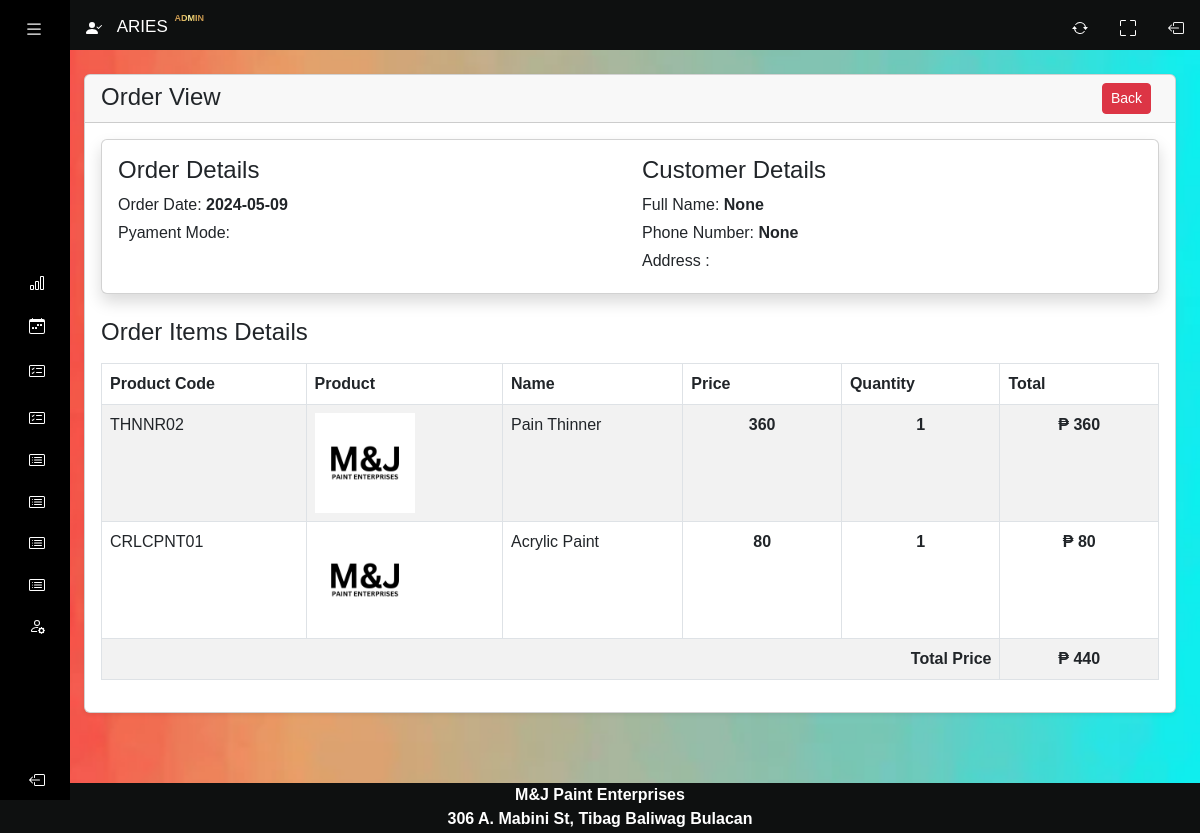
Screenshot of /system/orders-view.php?track=17873 (signed in) with the database file from the repository.
### tables this page shows
CREATE TABLE `orders` (
  `id` int(11) NOT NULL,
  `customer_id` int(11) NOT NULL,
  `tracking_no` varchar(100) NOT NULL,
  `invoice_no` varchar(100) NOT NULL,
  `total_amount` varchar(100) NOT NULL,
  `order_date` date NOT NULL,
  `orders_status` varchar(100) DEFAULT NULL,
  `payment_mode` varchar(100) NOT NULL COMMENT 'cash, online',
  `order_placed_by_id` int(11) NOT NULL
);

CREATE TABLE `customers` (
  `id` int(11) NOT NULL,
  `name` varchar(255) NOT NULL,
  `email` varchar(255) DEFAULT NULL,
  `phone` varchar(30) DEFAULT NULL,
  `created_at` date NOT NULL DEFAULT current_timestamp()
);

CREATE TABLE `order_items` (
  `id` int(11) NOT NULL,
  `order_id` int(11) NOT NULL,
  `product_id` int(11) NOT NULL,
  `price` varchar(100) NOT NULL,
  `quantity` int(100) NOT NULL,
  `item_date` date NOT NULL DEFAULT current_timestamp()
);

CREATE TABLE `products` (
  `id` int(11) NOT NULL,
  `product_code` varchar(50) DEFAULT NULL,
  `category_id` int(11) NOT NULL,
  `name` varchar(255) NOT NULL,
  `description` mediumtext DEFAULT NULL,
  `price` int(11) NOT NULL,
  `quantity` int(11) NOT NULL,
  `image` varchar(255) NOT NULL,
  `created_at` date NOT NULL DEFAULT current_timestamp(),
  `size` varchar(255) NOT NULL,
  `numeric_size` varchar(255) NOT NULL,
  `volume` varchar(255) NOT NULL,
  `grit_size` varchar(255) NOT NULL,
  `type` varchar(255) NOT NULL,
  `color` varchar(255) NOT NULL
);

### system/config/function.php (called while the page is built, shortened)
<?php
require 'connection.php';
function validate($inputData){
    global $conn;
    $validatedData = mysqli_real_escape_string($conn, $inputData);
    $data = trim($validatedData);
    return htmlspecialchars($data);
}
?>

### system/orders-view.php (the view, shortened to what this page needs)
<?php include('includes/header.php'); ?>
<div class="container-fluid px-4 main-cards" >
  <div class="card mt-4 shadow-sm">
    <div class="card-header">
      <h4 class="mb-0">Order View
        <a href="orders.php" class="btn btn-danger mx-2 btn-sm float-end">Back</a>
      </h4>
    </div>
    <div class="card-body">
      <?php
      if (isset($_GET['track'])) {
      ?>
          <?php
        $trackingNo = validate($_GET['track']);
        $query = "SELECT o.*, c.*
        FROM orders o, customers c WHERE c.id =o.customer_id AND tracking_no='$trackingNo' ORDER BY o.id DESC";
        $orders = mysqli_query($conn, $query);
        if ($orders) {
          if (mysqli_num_rows($orders) > 0) {
            $orderData = mysqli_fetch_assoc($orders);
          ?>
            <div class="card card-body shadow border-1 mb-4">
              <div class="row">
                <div class="col-md-6">
                  <h4>Order Details</h4>
                  <label class="mb-1">
                    Order Date: <span class="fw-bold"><?= $orderData['order_date']; ?></span>
                  </label>
                  <br>
                  <label class="mb-1">
                    Pyament Mode: <span class="fw-bold"><?= $orderData['payment_mode']; ?></span>
                  </label>
                  <br>
                </div>
                <div class="col-md-6">
                  <h4>Customer Details</h4>
                  <label class="mb-1">
                    Full Name: <span class="fw-bold"><?= $orderData['name']; ?></span>
                  </label>
                  <br>
                  <label class="mb-1">
                    Phone Number: <span class="fw-bold"><?= $orderData['phone']; ?></span>
                  </label>
                  <br>
                  <label class="mb-1">
                     Address : <span class="fw-bold"><?= $orderData['email']; ?></span>
                  </label>
                  <br>
                </div>
              </div>
            </div>
            <?php
            $orderItemQuery = "SELECT oi.quantity as orderItemQuantity, oi.price as orderItemPrice,
                              p.name as productName, p.image as productImage,
                              o.*, oi.*, p.*
                              FROM orders as o, order_items as oi, products as p
                              WHERE oi.order_id = o.id AND p.id = oi.product_id AND o.tracking_no='$trackingNo'";
            $orderItemsRes = mysqli_query($conn, $orderItemQuery);
            if ($orderItemsRes) {
              if (mysqli_num_rows($orderItemsRes) > 0) {
            ?>
                <h4 class="my-3">Order Items Details</h4>
                <table class="table table-bordered table-striped">
                  <thead>
                    <tr>
                      <th>Product Code</th>
                      <th>Product</th>
                      <th>Name</th>
                      <th>Price</th>
                      <th>Quantity</th>
                      <th>Total</th>
                    </tr>
                  </thead>
                  <tbody>
                    <?php foreach ($orderItemsRes as $orderItemRow) : ?>
                      <tr>
                        <td><?= $orderItemRow['product_code']; ?></td>
                        <td>
                          <img src="<?= $item['productImage']; ?>" onerror="this.src='images/M&J.png'" style="width: 100px;" alt="Img">
                        </td>
                        <td><?= $orderItemRow['productName']; ?></td>
                        <td width="15%" class="fw-bold text-center">
                          <?= number_format($orderItemRow['orderItemPrice'], 0); ?>
                        </td>
                        <td width="15%" class="fw-bold text-center">
                          <?= $orderItemRow['orderItemQuantity']; ?>
                        </td>
                        <td width="15%" class="fw-bold text-center">₱
                          <?= number_format($orderItemRow['orderItemPrice'] * $orderItemRow['orderItemQuantity'], 0); ?>
                        </td>
                      </tr>
                    <?php endforeach; ?>
                    <tr>
                      <td colspan="5" class="text-end fw-bold">Total Price</td>
                      <td class="text-center fw-bold">₱ <?= number_format($orderItemRow['total_amount'], 0); ?></td>
                    </tr>
                  </tbody>
                </table>
            <?php
              } else {
                echo "<h5>Something Went Wrong</h5>";
                return false;
              }
            } else {
              echo "<h5>Something Went Wrong</h5>";
              return false;
            }
            ?>
        <?php
          } else {
            echo "<h5>No Record Found</h5>";
            return false;
          }
        } else {
          echo "<h5>Something Went Wrong</h5>";
        }
      }
      ?>
    </div>
  </div>
</div>
<?php include('includes/footer.php'); ?>

### system/css/homepage.css (style rules this page uses)
body { background-image: url('../images/loginbackground.jpg'); background-repeat: no-repeat; background-attachment: fixed; background-size: 100% 100%; background-color: #333; color: #333; overflow-x: hidden; }
.main-cards { margin-top: 50px; margin-left: 60px; }
a { text-decoration: none; }
body { font-family: 'Poppins', sans-serif; }

### rows the page displays
orders: order_date "2024-05-09", customer.name "None", customer.phone "None", total_amount "440"
order_items: product.product_code "THNNR02", product.name "Pain Thinner", price "360", quantity "1"
order_items: product.product_code "CRLCPNT01", product.name "Acrylic Paint", price "80", quantity "1"

### other values shown
$_SESSION['LoggedInUser']['name'] "ARIES"
